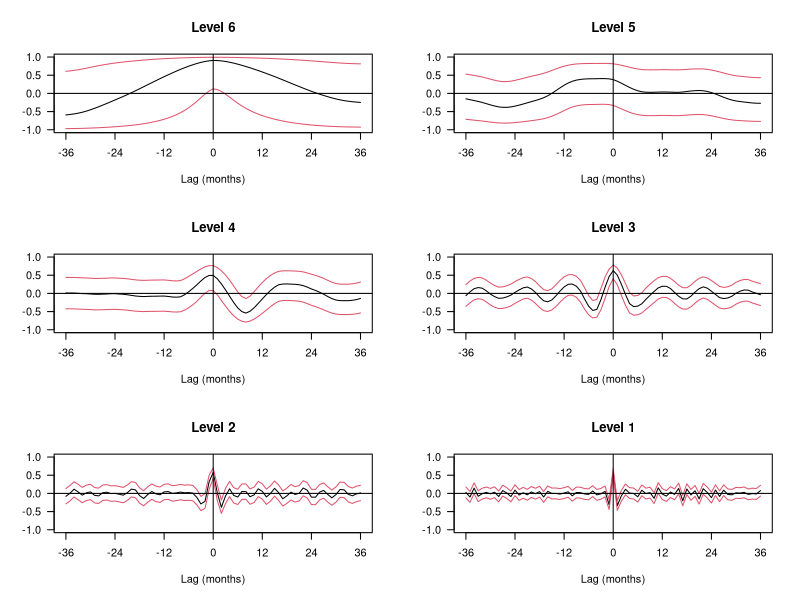

Reproduce this figure in R.
library(waveslim)


### Name: spin.covariance
### Title: Compute Wavelet Cross-Covariance Between Two Time Series
### Aliases: spin.covariance spin.correlation
### Keywords: ts

### ** Examples

## Figure 7.9 from Gencay, Selcuk and Whitcher (2001)
data(exchange)
returns <- diff(log(exchange))
returns <- ts(returns, start=1970, freq=12)
wf <- "d4"
demusd.modwt <- modwt(returns[,"DEM.USD"], wf, 8)
demusd.modwt.bw <- brick.wall(demusd.modwt, wf)
jpyusd.modwt <- modwt(returns[,"JPY.USD"], wf, 8)
jpyusd.modwt.bw <- brick.wall(jpyusd.modwt, wf)
n <- dim(returns)[1]
J <- 6
lmax <- 36
returns.cross.cor <- NULL
for(i in 1:J) {
  blah <- spin.correlation(demusd.modwt.bw[[i]], jpyusd.modwt.bw[[i]], lmax)
  returns.cross.cor <- cbind(returns.cross.cor, blah)
}
returns.cross.cor <- ts(as.matrix(returns.cross.cor), start=-36, freq=1)
dimnames(returns.cross.cor) <- list(NULL, paste("Level", 1:J))
lags <- length(-lmax:lmax)
lower.ci <- tanh(atanh(returns.cross.cor) - qnorm(0.975) /
                 sqrt(matrix(trunc(n/2^(1:J)), nrow=lags, ncol=J, byrow=TRUE)
                      - 3))
upper.ci <- tanh(atanh(returns.cross.cor) + qnorm(0.975) /
                 sqrt(matrix(trunc(n/2^(1:J)), nrow=lags, ncol=J, byrow=TRUE)
                      - 3))
par(mfrow=c(3,2), las=1, pty="m", mar=c(5,4,4,2)+.1)
for(i in J:1) {
  plot(returns.cross.cor[,i], ylim=c(-1,1), xaxt="n", xlab="Lag (months)",
       ylab="", main=dimnames(returns.cross.cor)[[2]][i])
  axis(side=1, at=seq(-36, 36, by=12))
  lines(lower.ci[,i], lty=1, col=2)
  lines(upper.ci[,i], lty=1, col=2)
  abline(h=0,v=0)
}
